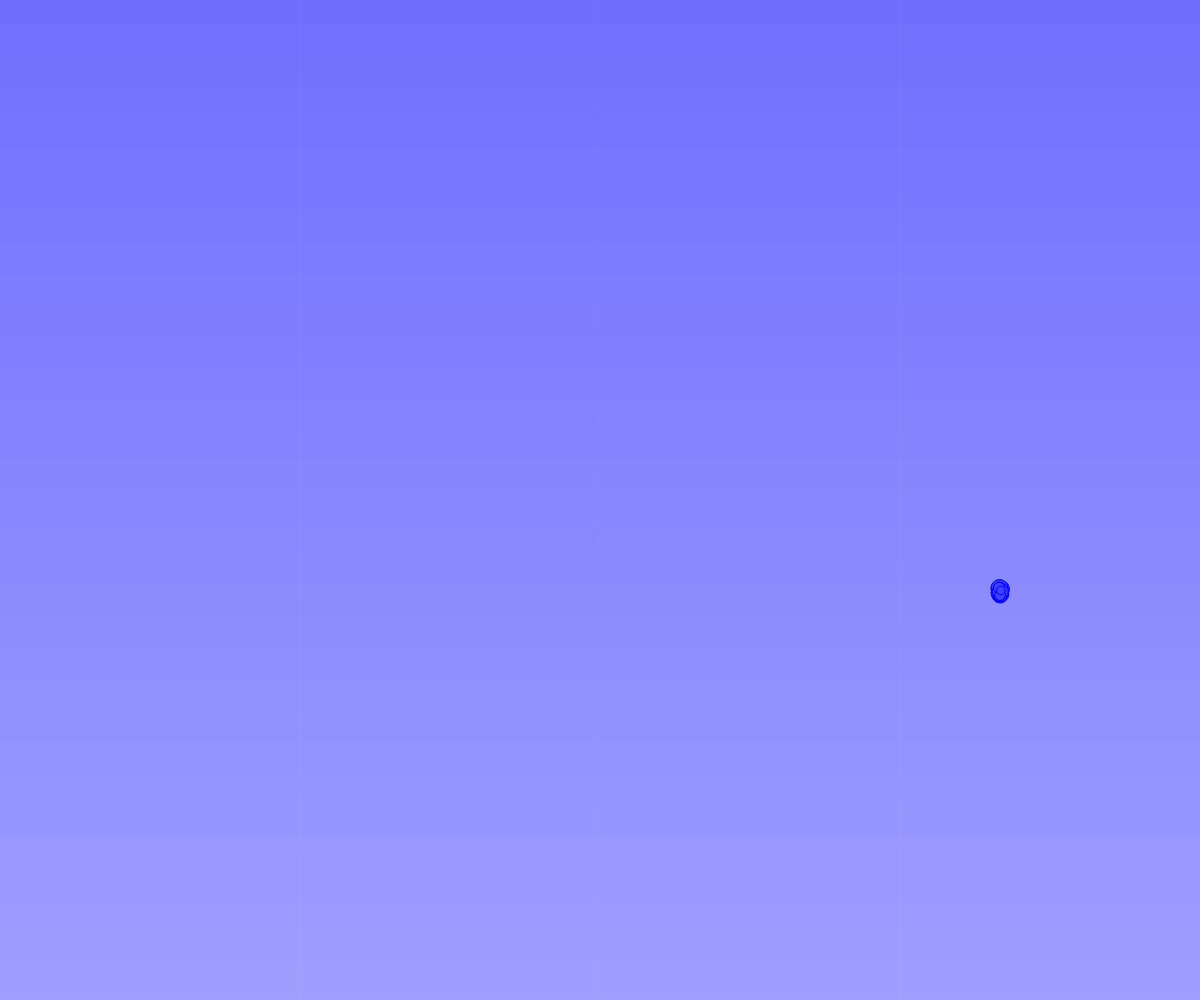
Frame 1 (no input)
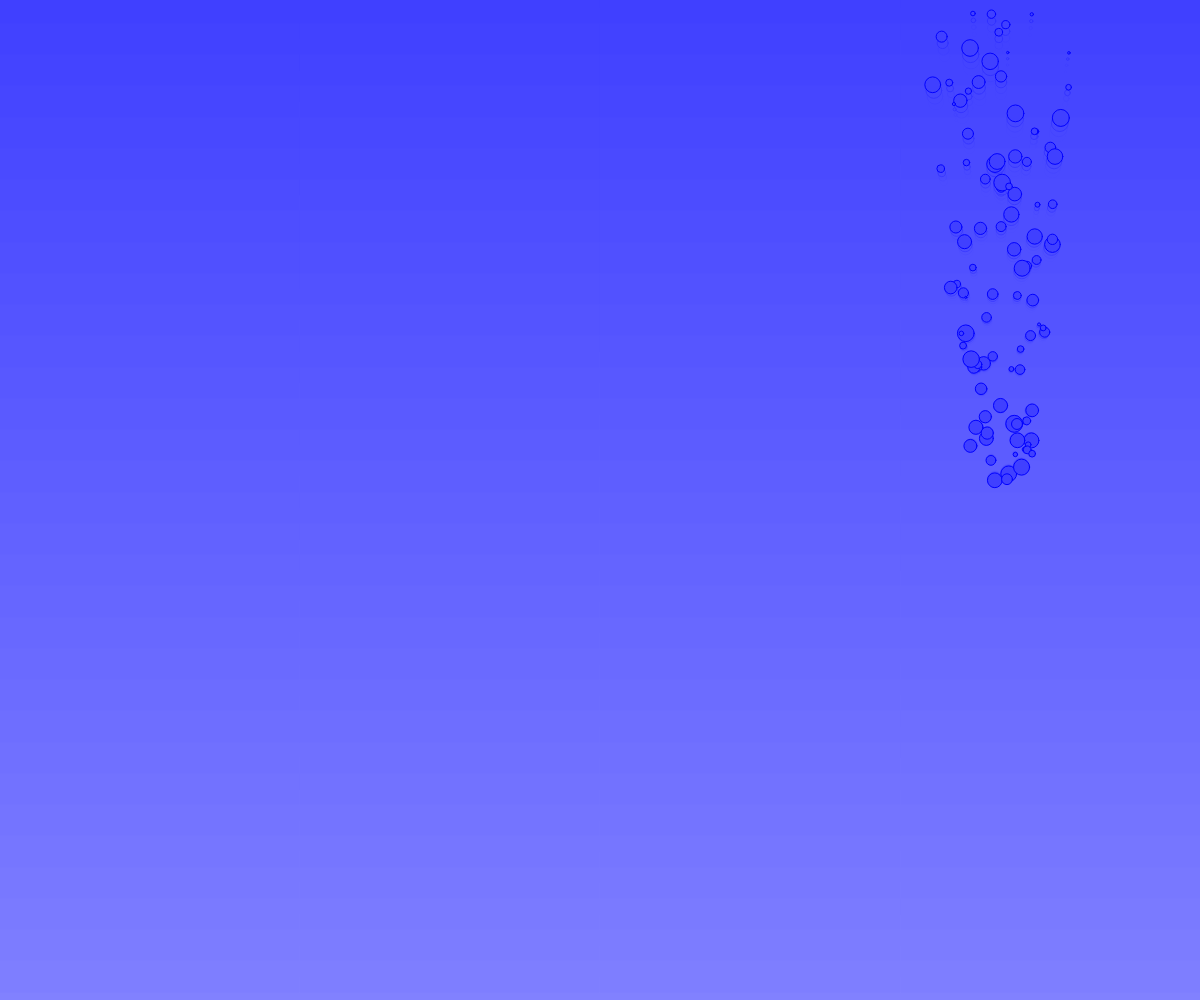
Frame 60 (no input)
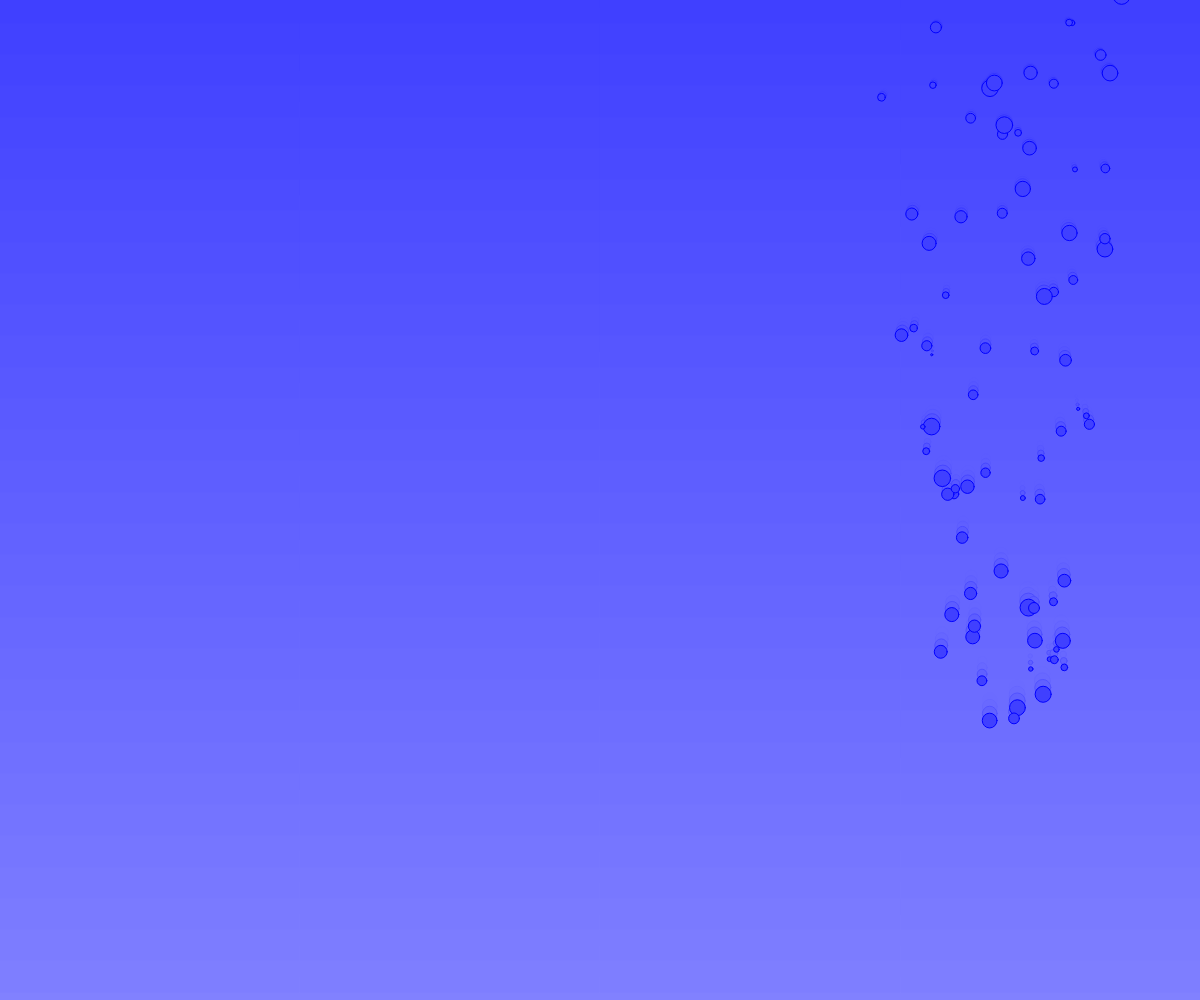
Frame 120 (the mouse pressed at the canvas centre since frame 60)

The p5.js sketch that drew these frames (run headless with seeded random() and noise() and a simulated clock; from frame 60 on, the mouse is pressed at the canvas centre):

// p5.js sketch
// ── sketch.js
var particles = [],
	num = 100;

const Y_AXIS = 1;
const X_AXIS = 2;
let b1, b2, c1, c2;

function setup() {
	createCanvas(windowWidth, windowHeight);

	b1 = color(64,64,255);
	b2 = color(128,128,255);
	c1 = color(255);
	c2 = color(0);

	for(i=0; i < num; i++){
		p = particle.create(windowHeight, windowWidth/2, Math.random() * 8 + 5, -Math.PI / 2 + (Math.random() * .2 - .1), 0.1);
		p.radius = Math.random() * 15 + 2;
		particles.push(p);
	}
}



function draw() {
	//background(64,64,255);
	setGradient(0, 0, width, height, b1, b2, Y_AXIS);


	//for(p in particles){
	for(i=0; i < num; i++){
		var p = particles[i];
		p.update();

		push();
			stroke(0,0,255);
			fill(b1);
			arc(p.position.getX(), p.position.getY(), p.radius, p.radius, 0, TWO_PI, false);
		pop();

		if(p.position.getY() - p.radius > height){
			p.position.setX(windowWidth/2);
			p.position.setY(windowHeight);
			p.velocity.setLength(Math.random() * 8 + 5);
			p.velocity.setAngle(-Math.PI / 2 + (Math.random() * .2 - .1));
		}
	}

	
	
	
}

function setGradient(x, y, w, h, c1, c2, axis) {
	noFill();
  
	if (axis === Y_AXIS) {
	  // Top to bottom gradient
	  for (let i = y; i <= y + h; i++) {
		let inter = map(i, y, y + h, 0, 1);
		let c = lerpColor(c1, c2, inter);
		stroke(c);
		line(x, i, x + w, i);
	  }
	} else if (axis === X_AXIS) {
	  // Left to right gradient
	  for (let i = x; i <= x + w; i++) {
		let inter = map(i, x, x + w, 0, 1);
		let c = lerpColor(c1, c2, inter);
		stroke(c);
		line(i, y, i, y + h);
	  }
	}
  }
  
// ── backup.js
function setup() {
	createCanvas(windowWidth, windowHeight);
}

var angle = 0;
function draw() {
	background(200);
	var x = 0;
	var y = sin(angle) * windowHeight/2*0.5;

	var dir = atan2(mouseY - windowHeight/2, mouseX - windowWidth/2);
	translate(windowWidth/2, windowHeight/2);
	//console.log(mouseY)
	for(i = 0; i < TWO_PI*3; i+=0.01){
		var sinY = sin(i)*200;
		var sinX = i*100;
		stroke(0,0,255);
		rect(sinX-windowWidth/2,-sinY,1,1);

		stroke(0,255,0);
		var cosY = cos(i)*200;
		var cosX = i*100;
		rect(cosX-windowWidth/2,-cosY,1,1);

	}
	
	push()
		fill(0)
		stroke(128);
		arc(x, y, 100, 100, 0, TWO_PI);
	pop();

	push();
		strokeWeight(5);
		stroke(64);
		line(x-windowWidth/2,y,x+windowWidth/2,y);
		angle+=0.1;
	pop();

	push();
		rotate(dir);
		stroke(255);
		line(0, 0, 50, 0);
		line(50,0,40, 10);
		line(50,0,40, -10);
	pop();
	//render();

	
}
/*
var angle = 0;
var x = -50;
function render(){
	var y =  sin(angle) * windowHeight * .4;

	fill(0);
	stroke(0);

	angle += 0.001
	requestAnimationFrame(render);
}*/
// ── particle.js
var particle = {
	position: null,
	velocity: null,
	gravity: null,
	mass: 1,
	radius: 1,

	create: function(x, y, speed, dir, grav){
		var obj = Object.create(this);

		obj.position = vector.create(x, y);
		obj.velocity = vector.create(0,0);
		obj.gravity = vector.create(0, grav || 0);
		obj.velocity.setLength(speed);
		obj.velocity.setAngle(dir);

		return obj;
	},

	update: function(){
		this.velocity.addTo(this.gravity);
		this.position.addTo(this.velocity);
	}
}
// ── vector.js
var vector = {
	X: 1,
	Y: 0,

create: function(x, y){
	var obj = Object.create(this);
	obj.setX(x);
	obj.setY(y);
	return obj;
},

getX: function(){ return this.X},
getY: function(){ return this.Y},
getAngle: function(){ return Math.atan2(this.Y, this.X)},
getLength: function(){ return Math.sqrt(this.X * this.X + this.Y * this.Y)},

setX: function(x){ this.X = x; }, 
setY: function(y){ this.Y = y; },

setLength: function(length){
	var angle = this.getAngle();
	this.X = Math.cos(angle) * length;
	this.Y = Math.sin(angle) * length;
},

setAngle: function(angle){
	var length = this.getLength();
	this.X = Math.cos(angle) * length;
	this.Y = Math.sin(angle) * length;
},

add: function(v2){ return vector.create(this.X - v2.getX(), this.Y - v2.getY()); },
substact: function(v2){ return vector.create(this.X - v2.getX(), this.Y - v2.getY()); },
multiply: function(val){ return vector.create(this.X * t, this.Y * val)},
divide: function(val){ return vector.create(this.X / val, this.Y / val)},

addTo: function(v2){ 
	this.X += v2.getX();
	this.Y += v2.getY();
}



}
